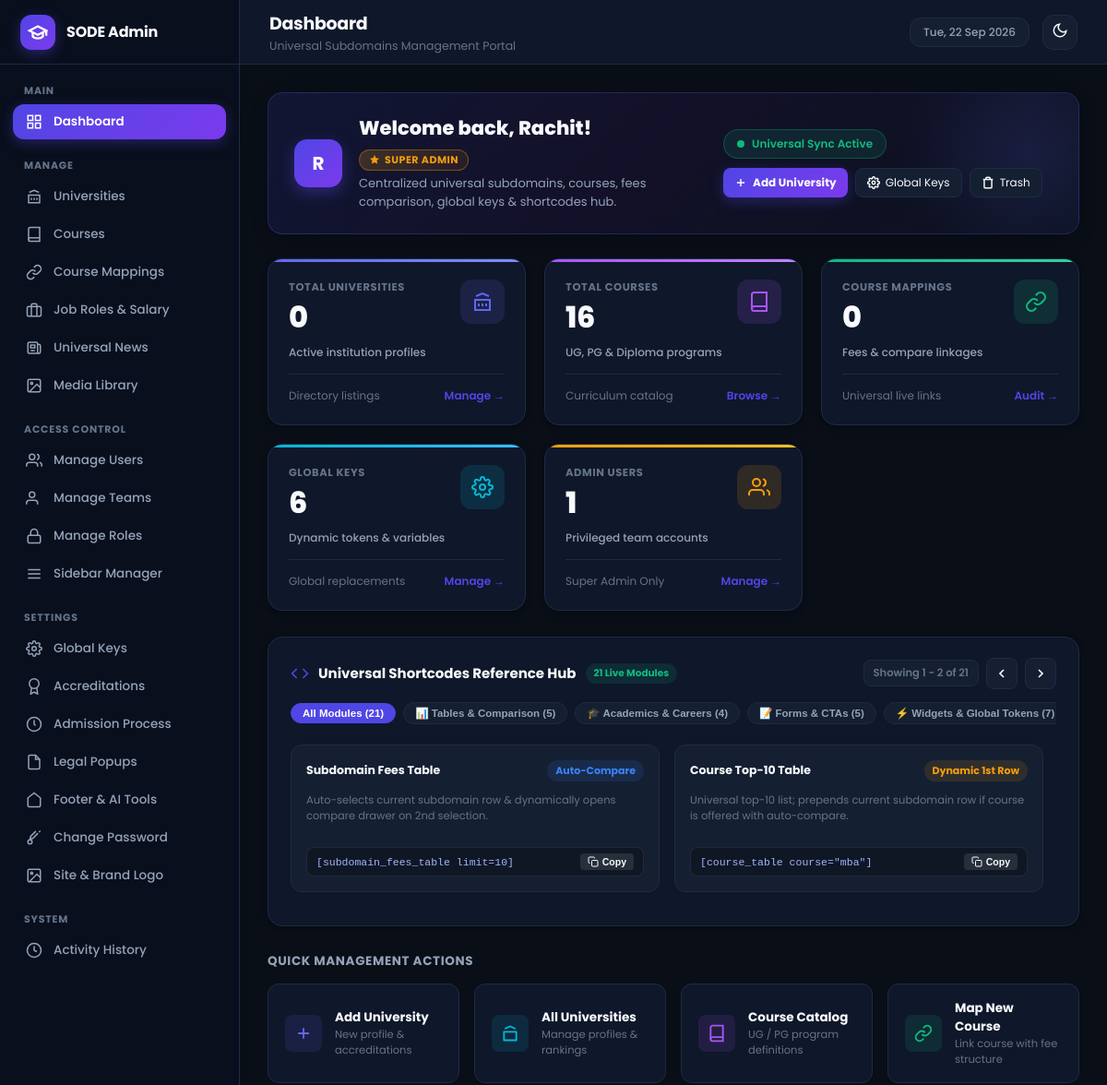
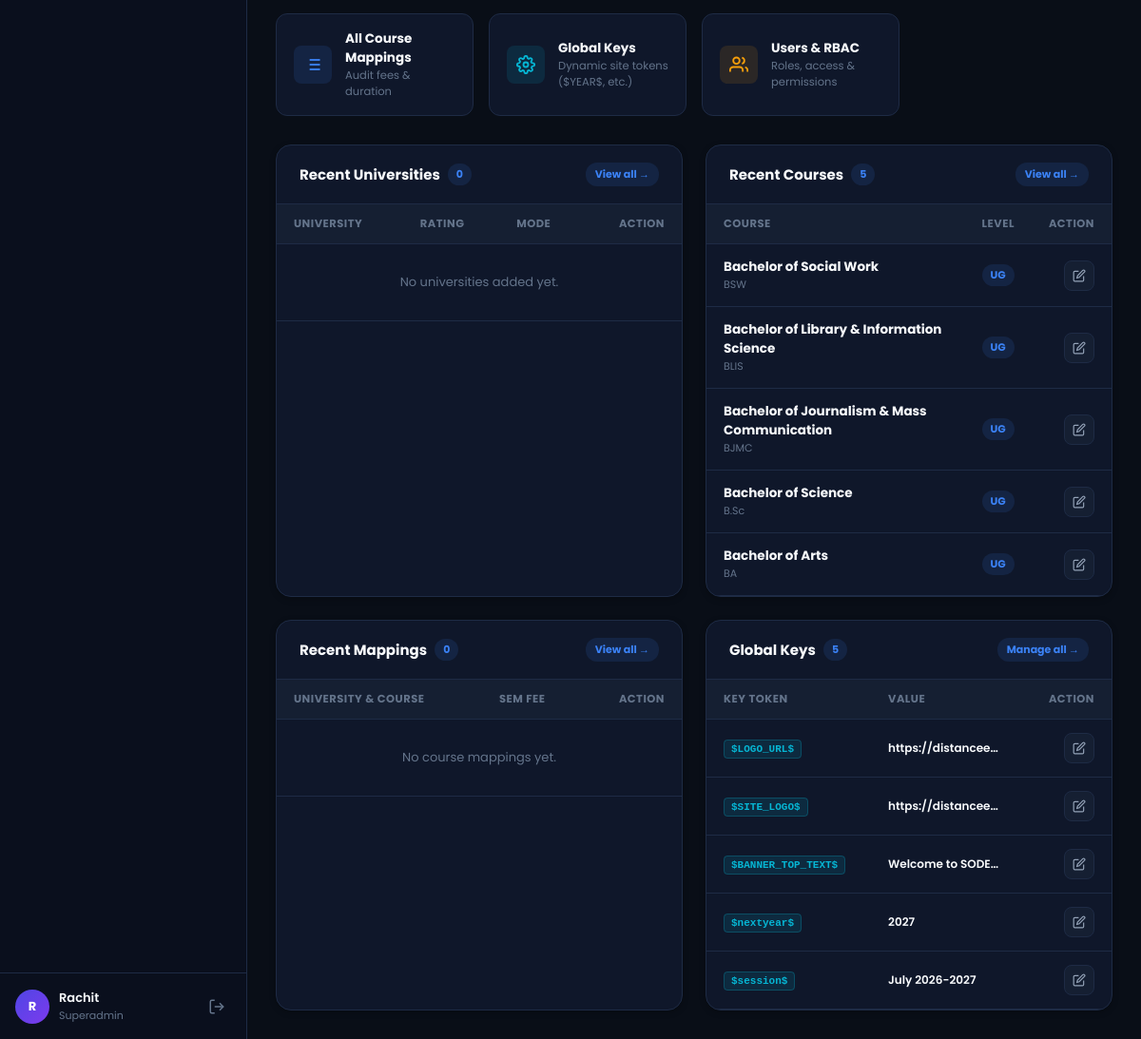
/admin/dashboard.php (signed in), run on an earlier commit of the app's database (2 pictures, top to bottom).
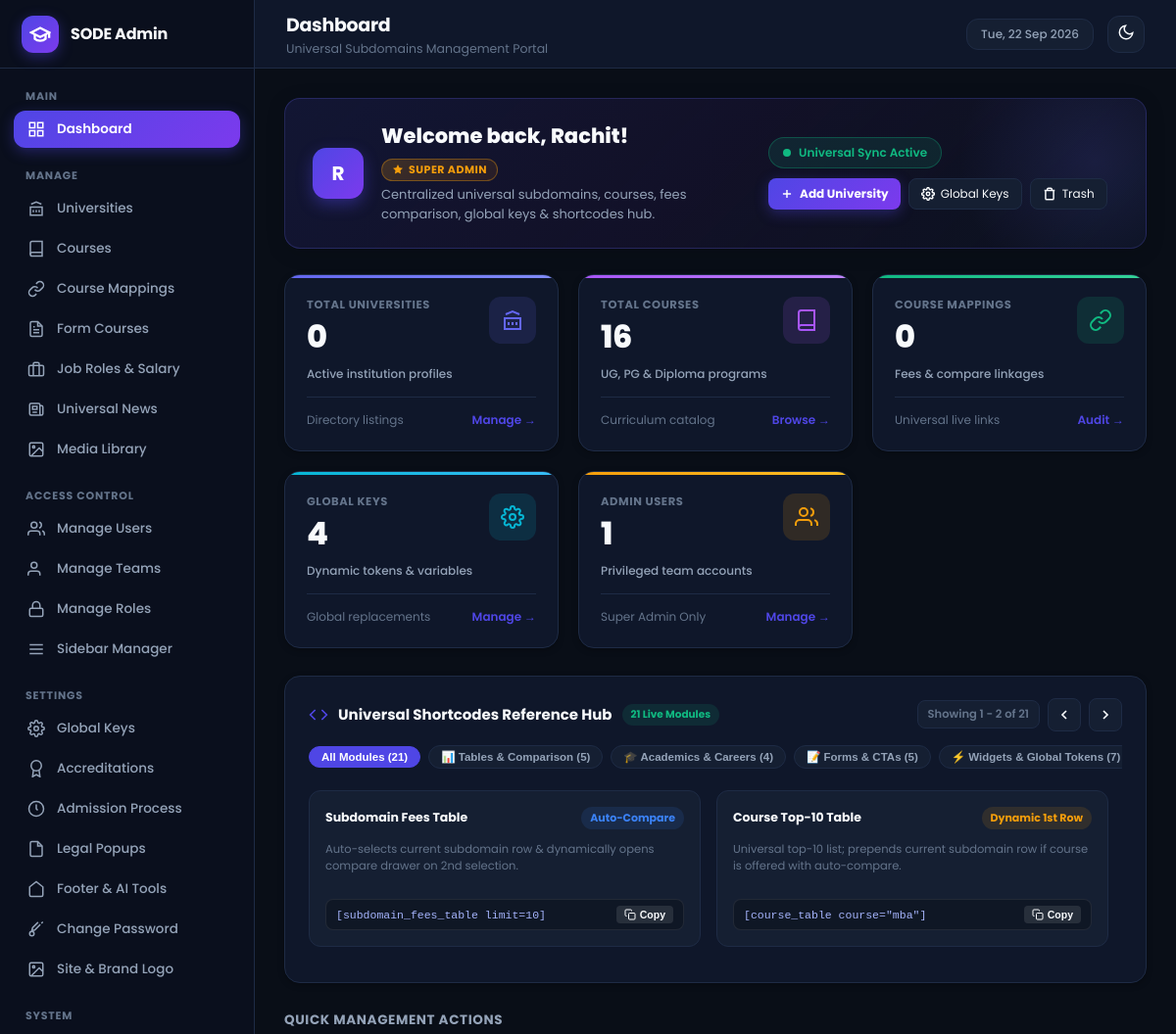
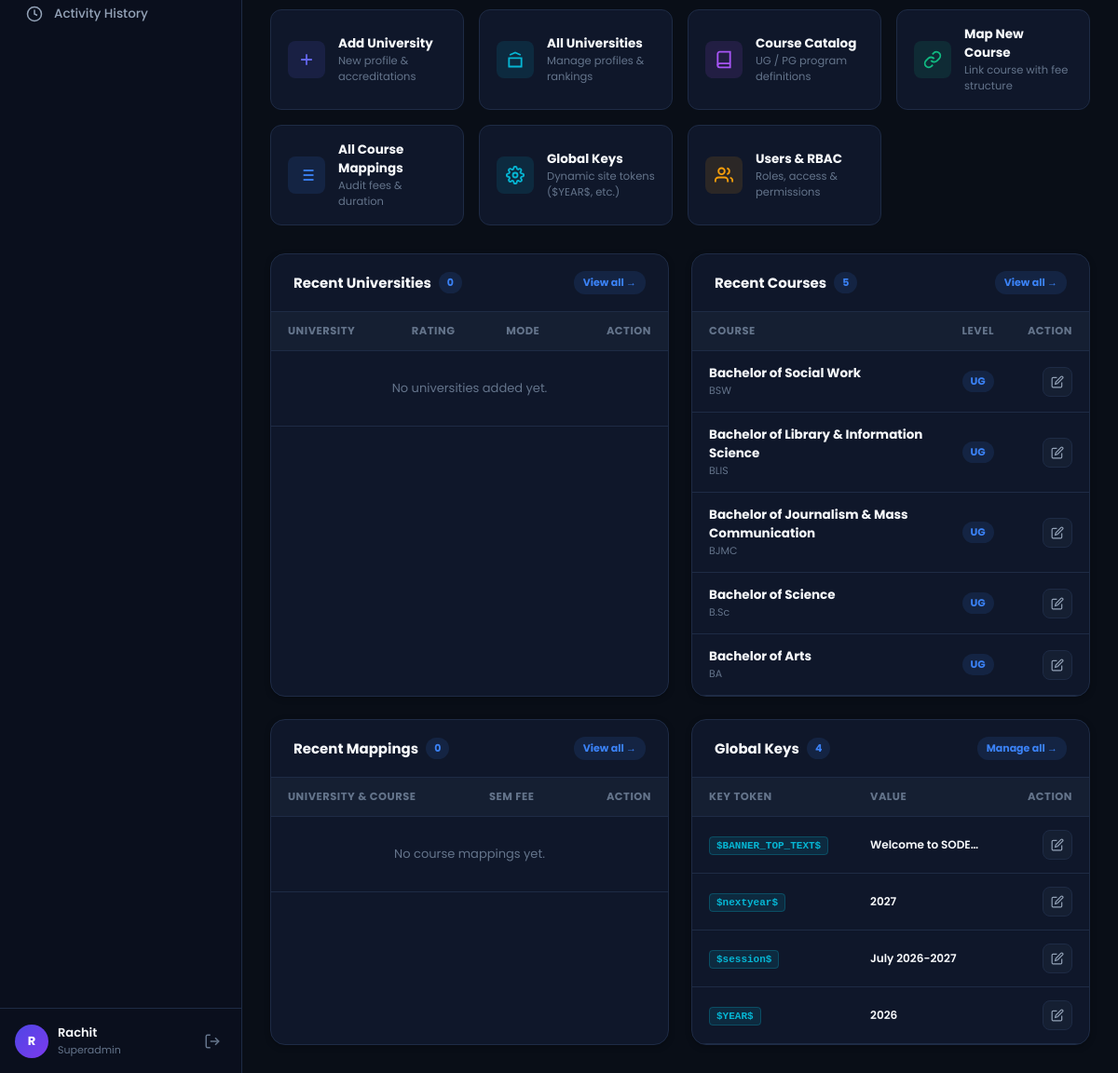
And on a later commit of the database (2 pictures, top to bottom).
### tables this page shows
CREATE TABLE IF NOT EXISTS `sidebar_items` (
  `id` INT UNSIGNED AUTO_INCREMENT PRIMARY KEY,
  `display_name` VARCHAR(100) NOT NULL,
  `page_route` VARCHAR(255) NOT NULL,
  `sort_order` INT DEFAULT 0,
  `active_page_key` VARCHAR(100) NOT NULL,
  `rbac_module_key` VARCHAR(100) NOT NULL,
  `menu_section` VARCHAR(100) DEFAULT 'Manage',
  `icon_svg` TEXT NULL,
  `is_superadmin_only` TINYINT(1) DEFAULT 0,
  `is_active` TINYINT(1) DEFAULT 1,
  `created_at` TIMESTAMP DEFAULT CURRENT_TIMESTAMP
);

CREATE TABLE IF NOT EXISTS `courses` (
  `id` INT UNSIGNED AUTO_INCREMENT PRIMARY KEY,
  `full_name` VARCHAR(255) NOT NULL,
  `short_name` VARCHAR(100) NOT NULL,
  `slug` VARCHAR(100) NOT NULL UNIQUE,
  `level` ENUM('UG', 'PG', 'Diploma', 'Certificate') DEFAULT 'PG',
  `description` TEXT NULL,
  `created_at` TIMESTAMP DEFAULT CURRENT_TIMESTAMP
);

CREATE TABLE IF NOT EXISTS `global_keys` (
  `id` INT UNSIGNED AUTO_INCREMENT PRIMARY KEY,
  `key_code` VARCHAR(100) NOT NULL UNIQUE,
  `key_value` LONGTEXT NOT NULL,
  `link_url` VARCHAR(500) NULL,
  `description` VARCHAR(255) NULL,
  `is_active` TINYINT(1) DEFAULT 1,
  `created_at` TIMESTAMP DEFAULT CURRENT_TIMESTAMP
);

### admin/includes/rbac.php (called while the page is built, shortened)
<?php
function is_superadmin() {
    return !empty($_SESSION['is_superadmin']);
}
    ?>
    <?php
function get_user_sidebar_items() {
    $db = get_db_connection();
    if (is_superadmin()) {
        $stmt = $db->query("SELECT * FROM sidebar_items WHERE is_active = 1 ORDER BY sort_order ASC, id ASC");
        $items = $stmt->fetchAll();
        if (!empty($items)) return $items;
    }
    $role_id = $_SESSION['user_role_id'] ?? 0;
    $stmt = $db->prepare("
        SELECT si.*
        FROM sidebar_items si
        INNER JOIN role_sidebar_access rsa ON si.id = rsa.sidebar_item_id
        WHERE rsa.role_id = :role_id AND si.is_active = 1 AND si.is_superadmin_only = 0
        ORDER BY si.sort_order ASC, si.id ASC
    ");
    $stmt->execute(['role_id' => $role_id]);
    return $stmt->fetchAll();
}

### admin/redis/Sode_Redis.php (called while the page is built, shortened)
<?php
require_once __DIR__ . '/RedisClient.php';
class Sode_Redis
{
    protected static $client = null;
    protected static $connectionAttempted = false;
    protected static $isAvailable = false;
    public static function client()
    {
        if (self::$connectionAttempted) {
            return self::$client;
        }
        self::$connectionAttempted = true;
        $host = defined('REDIS_HOST') ? REDIS_HOST : '127.0.0.1';
        $port = defined('REDIS_PORT') ? REDIS_PORT : 6379;
        $pass = defined('REDIS_PASS') ? REDIS_PASS : null;
        $timeout = defined('REDIS_TIMEOUT') ? REDIS_TIMEOUT : 1.5;
        try {
            $pure = new Sode_Pure_Redis_Client($host, $port, $pass, $timeout);
        } catch (Throwable $e) {
            self::$isAvailable = false;
            self::$client = null;
        }
        return self::$client;
    }
    public static function isAvailable()
    {
        return self::$isAvailable;
    }
    public static function remember($key, $ttl, callable $callback)
    {
        $fresh = $callback();
        return $fresh;
    }
}

### admin/redis/RedisClient.php (called while the page is built, shortened)
<?php
class Sode_Pure_Redis_Client
{
    protected $socket = null;
    protected $host;
    protected $port;
    protected $timeout;
    protected $isConnected = false;
    public function __construct($host = '127.0.0.1', $port = 6379, $password = null, $timeout = 1.5)
    {
        $this->host = $host;
        $this->port = (int)$port;
        $this->timeout = (float)$timeout;
    }
    public function isConnected()
    {
        return $this->isConnected && is_resource($this->socket);
    }
    public function connect()
    {
        $errno = 0;
        $errstr = '';
        $socket = @stream_socket_client(
            "tcp://{$this->host}:{$this->port}",
            $errno,
            $errstr,
            $this->timeout,
            STREAM_CLIENT_CONNECT
        );
        if (!$socket) {
            $this->isConnected = false;
            return false;
        }
        $this->socket = $socket;
        $this->isConnected = true;
        return true;
    }
}

### admin/dashboard.php (the view, shortened to what the changed rows need)
<?php
$is_super = is_superadmin();
$active_page_key = 'dashboard';
$db = get_db_connection();
$dashboard_cache = Sode_Redis::remember('admin:dashboard:metrics:' . ($is_super ? 'super' : 'user'), 300, function() use ($db, $is_super) {
    $stats = [];
    $stats['total_unis'] = (int)$db->query("SELECT COUNT(*) FROM universities")->fetchColumn();
    $stats['total_courses'] = (int)$db->query("SELECT COUNT(*) FROM courses")->fetchColumn();
    $stats['total_mappings'] = (int)$db->query("SELECT COUNT(*) FROM university_course_mappings")->fetchColumn();
    $stats['total_global_keys'] = 0;
    $stats['recent_global_keys'] = [];
    try {
        $stats['total_global_keys'] = (int)$db->query("SELECT COUNT(*) FROM global_keys WHERE is_active = 1")->fetchColumn();
        $stats['recent_global_keys'] = $db->query("
            SELECT id, key_code, key_value, description, is_active
            FROM global_keys
            WHERE is_active = 1
            ORDER BY id DESC LIMIT 5
        ")->fetchAll();
    } catch (Exception $e) {}
    $stats['total_users'] = $is_super ? (int)$db->query("SELECT COUNT(*) FROM users")->fetchColumn() : 0;
    $stats['recent_unis'] = $db->query("
        SELECT id, full_name, short_name, rating, mode, created_at, logo_url
        FROM universities
        ORDER BY id DESC LIMIT 5
    ")->fetchAll();
    $stats['recent_courses'] = $db->query("
        SELECT id, full_name, short_name, level, created_at
        FROM courses
        ORDER BY id DESC LIMIT 5
    ")->fetchAll();
    $stats['recent_mappings'] = $db->query("
        SELECT ucm.id, u.short_name AS uni_name, u.logo_url, c.short_name AS course_name, u.mode, ucm.per_semester_fee, ucm.total_program_fee, ucm.created_at
        FROM university_course_mappings ucm
        INNER JOIN universities u ON ucm.university_id = u.id
        INNER JOIN courses c ON ucm.course_id = c.id
        ORDER BY ucm.id DESC LIMIT 5
    ")->fetchAll();
    return $stats;
});
$total_global_keys = $dashboard_cache['total_global_keys'] ?? 0;
$recent_global_keys = $dashboard_cache['recent_global_keys'] ?? [];
$recent_courses = $dashboard_cache['recent_courses'] ?? [];
require_once ADMIN_PATH . '/includes/header.php';
?>
<div class="stats-grid">
    <a href="<?php echo BASE_URL; ?>/modules/global_keys/index.php" class="stat-card accent-cyan">
        <div>
            <div class="stat-card-top">
                <div>
                    <div class="stat-label">Global Keys</div>
                    <div class="stat-number"><?php echo number_format($total_global_keys); ?></div>
                </div>
            </div>
        </div>
    </a>
</div>
<div class="shortcode-hub-card">
    <div class="shortcode-slider-track" id="shortcodeSliderTrack">
        <?php foreach ($universal_shortcodes as $idx => $sc): ?>
            <div class="shortcode-card-slide" data-cat="<?php echo htmlspecialchars($sc['category']); ?>">
                <div>
                    <div class="shortcode-item-top">
                        <span class="shortcode-name"><?php echo htmlspecialchars($sc['name']); ?></span>
                        <span class="badge <?php echo htmlspecialchars($sc['badge_cls']); ?>"><?php echo htmlspecialchars($sc['badge']); ?></span>
                    </div>
                    <div class="shortcode-desc">
                        <?php echo htmlspecialchars($sc['desc']); ?>
                    </div>
                </div>
                <div class="shortcode-code-box">
                    <code><?php echo htmlspecialchars($sc['code']); ?></code>
                    <button type="button" class="shortcode-copy-btn" onclick="copyShortcode(<?php echo htmlspecialchars(json_encode($sc['code'])); ?>, this)">
                        <svg width="12" height="12" viewBox="0 0 24 24" fill="none" stroke="currentColor" stroke-width="2"><rect x="9" y="9" width="13" height="13" rx="2" ry="2"></rect><path d="M5 15H4a2 2 0 0 1-2-2V4a2 2 0 0 1 2-2h9a2 2 0 0 1 2 2v1"></path></svg>
                        <span>Copy</span>
                    </button>
                </div>
            </div>
        <?php endforeach; ?>
    </div>
</div>
<div style="display:grid; grid-template-columns: repeat(auto-fit, minmax(290px, 1fr)); gap:24px;">
    <div class="admin-card card-overflow-hidden">
        <div class="table-responsive">
            <table class="admin-table">
                <thead>
                    <tr>
                        <th>University</th>
                        <th>Rating</th>
                        <th>Mode</th>
                        <th style="text-align:right;">Action</th>
                    </tr>
                </thead>
            </table>
        </div>
    </div>
    <div class="admin-card card-overflow-hidden">
        <div class="table-responsive">
            <table class="admin-table">
                <thead>
                    <tr>
                        <th>Course</th>
                        <th>Level</th>
                        <th style="text-align:right;">Action</th>
                    </tr>
                </thead>
                <tbody>
                    <?php if (empty($recent_courses)): ?>
                        <tr><td colspan="3" style="text-align:center; color:var(--text-dim); padding:30px;">No courses added yet.</td></tr>
                    <?php else: ?>
                        <?php foreach ($recent_courses as $c): ?>
                            <tr>
                                <td>
                                    <div>
                                        <strong style="font-size:13.5px; color:var(--text-main);"><?php echo htmlspecialchars($c['full_name']); ?></strong>
                                        <?php if (!empty($c['short_name'])): ?>
                                            <div style="font-size:11px; color:var(--text-dim);"><?php echo htmlspecialchars($c['short_name']); ?></div>
                                        <?php endif; ?>
                                    </div>
                                </td>
                                <td>
                                    <span class="badge badge-info"><?php echo htmlspecialchars($c['level'] ?? 'PG'); ?></span>
                                </td>
                                <td style="text-align:right;">
                                    <a href="<?php echo BASE_URL; ?>/modules/courses/index.php?edit_id=<?php echo $c['id']; ?>" class="action-btn" title="Edit Course">
                                        <svg width="14" height="14" viewBox="0 0 24 24" fill="none" stroke="currentColor" stroke-width="2"><path d="M11 4H4a2 2 0 0 0-2 2v14a2 2 0 0 0 2 2h14a2 2 0 0 0 2-2v-7"></path><path d="M18.5 2.5a2.121 2.121 0 0 1 3 3L12 15l-4 1 1-4 9.5-9.5z"></path></svg>
                                    </a>
                                </td>
                            </tr>
                        <?php endforeach; ?>
                    <?php endif; ?>
                </tbody>
            </table>
        </div>
    </div>
    <div class="admin-card card-overflow-hidden">
        <div class="table-responsive">
            <table class="admin-table">
                <thead>
                    <tr>
                        <th>University & Course</th>
                        <th>Sem Fee</th>
                        <th style="text-align:right;">Action</th>
                    </tr>
                </thead>
            </table>
        </div>
    </div>
    <div class="admin-card card-overflow-hidden">
        <div class="card-header">
            <div style="display:flex; align-items:center; gap:8px;">
                <span class="card-title">Global Keys</span>
                <span class="badge badge-info"><?php echo count($recent_global_keys); ?></span>
            </div>
        </div>
        <div class="table-responsive">
            <table class="admin-table">
                <thead>
                    <tr>
                        <th>Key Token</th>
                        <th>Value</th>
                        <th style="text-align:right;">Action</th>
                    </tr>
                </thead>
                <tbody>
                    <?php if (empty($recent_global_keys)): ?>
                        <tr><td colspan="3" style="text-align:center; color:var(--text-dim); padding:30px;">No global keys found.</td></tr>
                    <?php else: ?>
                        <?php foreach ($recent_global_keys as $k): ?>
                            <tr>
                                <td>
                                    <span style="font-family:monospace; background:rgba(6,182,212,0.12); color:#06b6d4; padding:3px 7px; border-radius:4px; font-weight:700; font-size:11px; border:1px solid rgba(6,182,212,0.25);">
                                        <?php echo htmlspecialchars($k['key_code']); ?>
                                    </span>
                                </td>
                                <td>
                                    <div style="font-size:12px; font-weight:600; color:var(--text-main); max-width:120px; white-space:nowrap; overflow:hidden; text-overflow:ellipsis;" title="<?php echo htmlspecialchars($k['key_value']); ?>">
                                        <?php echo htmlspecialchars($k['key_value']); ?>
                                    </div>
                                </td>
                                <td style="text-align:right;">
                                    <a href="<?php echo BASE_URL; ?>/modules/global_keys/index.php?edit_id=<?php echo $k['id']; ?>" class="action-btn" title="Edit Key">
                                        <svg width="14" height="14" viewBox="0 0 24 24" fill="none" stroke="currentColor" stroke-width="2"><path d="M11 4H4a2 2 0 0 0-2 2v14a2 2 0 0 0 2 2h14a2 2 0 0 0 2-2v-7"></path><path d="M18.5 2.5a2.121 2.121 0 0 1 3 3L12 15l-4 1 1-4 9.5-9.5z"></path></svg>
                                    </a>
                                </td>
                            </tr>
                        <?php endforeach; ?>
                    <?php endif; ?>
                </tbody>
            </table>
        </div>
    </div>
</div>
<?php
require_once ADMIN_PATH . '/includes/footer.php';
?>

### admin/includes/sidebar.php (shortened to what the changed rows need)
<?php
$sidebar_items = get_user_sidebar_items();
$grouped_items = [];
foreach ($sidebar_items as $item) {
    $section = !empty($item['menu_section']) ? strtoupper($item['menu_section']) : 'MANAGE';
    $grouped_items[$section][] = $item;
}
if (empty($active_page_key)) {
    $current_script = str_replace('\\', '/', $_SERVER['SCRIPT_NAME'] ?? $_SERVER['PHP_SELF'] ?? '');
    if (preg_match('#/modules/([^/]+)/#', $current_script, $matches)) {
        $current_page_key = $matches[1];
    } elseif (strpos($current_script, 'dashboard.php') !== false) {
        $current_page_key = 'dashboard';
    } else {
        $current_page_key = '';
    }
} else {
    $current_page_key = $active_page_key;
}
?>
<aside class="app-sidebar" id="app-sidebar">
    <nav class="sidebar-nav">
        <?php foreach ($grouped_items as $section_title => $section_items): ?>
            <div class="nav-section">
                <div class="nav-section-title"><?php echo htmlspecialchars($section_title); ?></div>
                <ul class="nav-list">
                    <?php foreach ($section_items as $item):
                        $route = (strpos($item['page_route'], 'http') === 0) ? $item['page_route'] : BASE_URL . '/' . ltrim($item['page_route'], '/');
                        $is_active = ($current_page_key !== '' && $current_page_key === $item['active_page_key']);
                    ?>
                        <li class="nav-item <?php echo $is_active ? 'active' : ''; ?>">
                            <a href="<?php echo htmlspecialchars($route); ?>">
                                <?php if (!empty($item['icon_svg'])): ?>
                                    <?php echo $item['icon_svg']; ?>
                                <?php else: ?>
                                    <svg width="18" height="18" viewBox="0 0 24 24" fill="none" stroke="currentColor" stroke-width="2"><circle cx="12" cy="12" r="4"></circle></svg>
                                <?php endif; ?>
                                <span><?php echo htmlspecialchars($item['display_name']); ?></span>
                            </a>
                        </li>
                    <?php endforeach; ?>
                </ul>
            </div>
        <?php endforeach; ?>
    </nav>
</aside>

What changed in the data, as far as the page shows it:
removed global_keys: key_code "$LOGO_URL$", key_value "https://distancee…"
removed global_keys: key_code "$SITE_LOGO$", key_value "https://distancee…"
added sidebar_items: display_name "Form Courses", shown under "MANAGE"
now on this page (row unchanged): global_keys: key_code "$YEAR$", key_value "2026"
Also different on the page:
$total_global_keys: "6" → "4"
count($recent_global_keys): "5" → "4"
